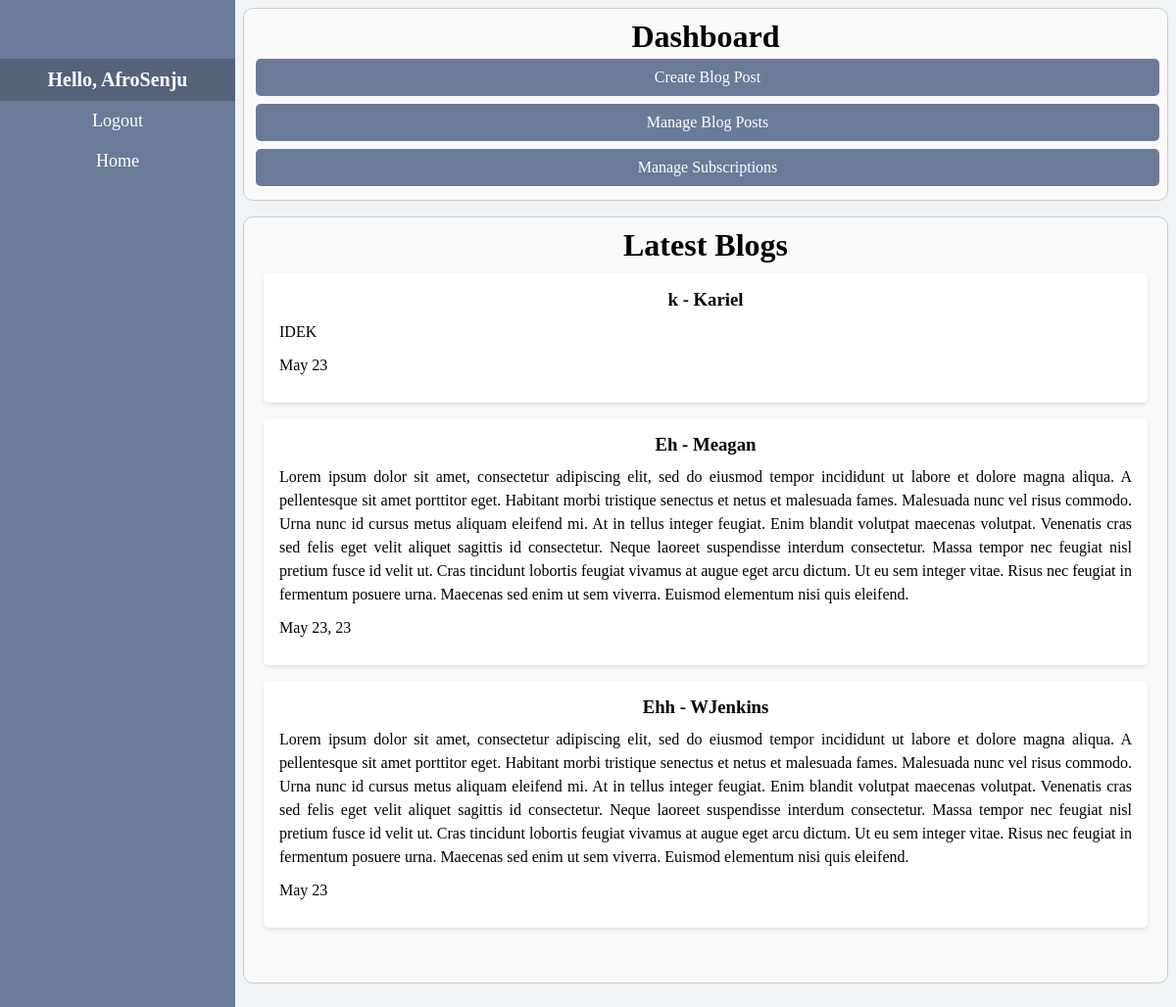
/dashboard (signed in), run on an earlier commit of the app's database.
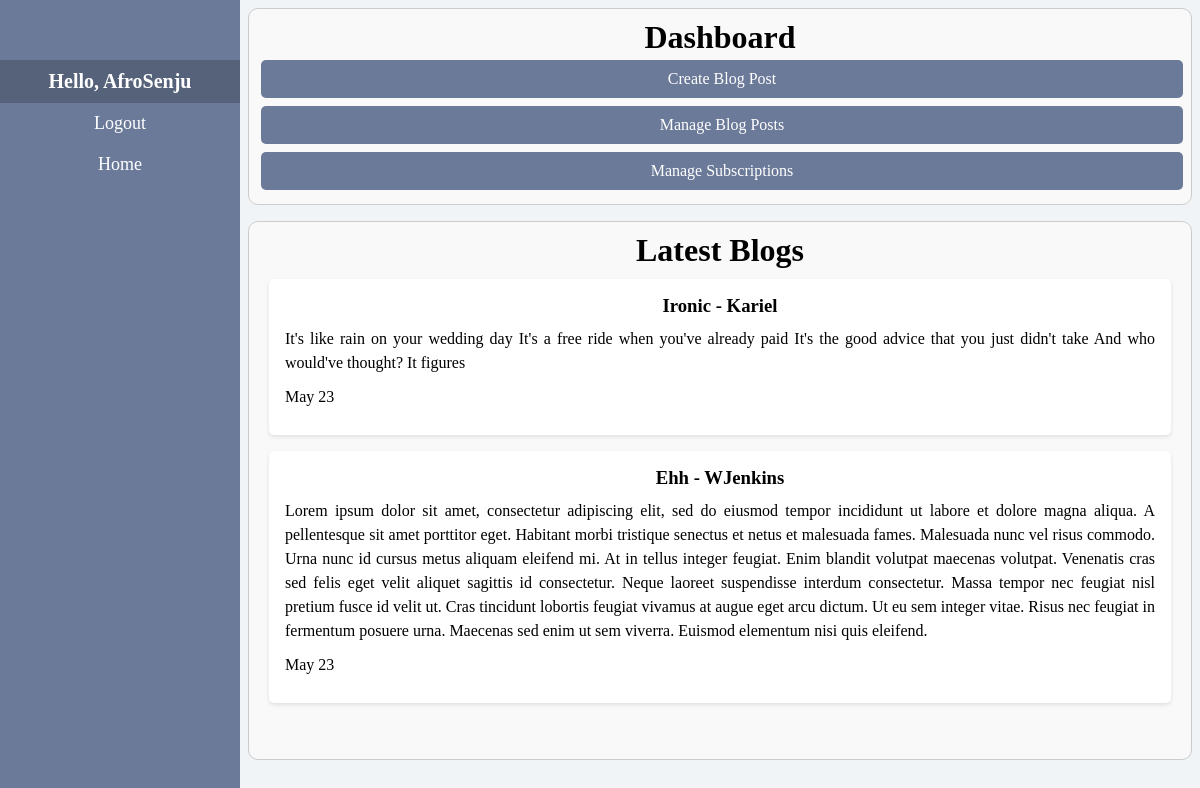
And on a later commit of the database.
### app/models.py (models this page shows, shortened)
class Posts(models.Model):
    author = models.ForeignKey(User, on_delete=models.CASCADE)
    title = models.CharField(max_length=200, default='required')
    content_creator = models.ForeignKey(YouTuber, on_delete=models.CASCADE)
    post = models.TextField()
    created_at = models.DateTimeField()

### app/views.py (the view)
# urls.py: path('dashboard', Dashboard_View, name = 'dashboard'),
@login_required(login_url='user_login')
def Dashboard_View(request:HttpRequest):
    subscribers = [user for user in find_all_subscribers(request.user)]
    posts = []
    for user in subscribers:
        youTuber = user.subscribed_to
        user = user.subscriber
        temp_post = filter_latest_post(user, youTuber)
        if temp_post is not None:
            posts.append(filter_latest_post(user, youTuber))
    try:
        user = YouTuber.objects.get(creator = request.user)
        role = view_role(request.user)
        if role.name == 'Admin':
            return render(request, 'dashboard.html', {'role':role, 'blogs':posts})
    except YouTuber.DoesNotExist:
        return render(request, 'dashboard.html')

### app/models.py (called while the page is built)
def view_role(user):
    try:
        user = UserProfile.objects.get(user = user)
        return user.role
    except:
        pass

def find_all_subscribers(creator):
    try:
        creator = YouTuber.objects.get(creator = creator)
        return Subscription.objects.filter(subscribed_to = creator)
    except:
        return []

def filter_all_posts(user, creator):
    return Posts.objects.filter(author = user, content_creator = creator)

def filter_latest_post(user, creator):
    try:
        return filter_all_posts(user, creator).latest('created_at')
    except:
        pass

### app/templates/dashboard.html (shortened to what this page needs)
{% extends "root.html" %}
{% block content %}
<div class="sidenav">
    <div class="navbar-header">Hello, {{ request.user }}</div>
    <a href="{% url 'logout' %}">Logout</a>
    <a href="{% url 'dashboard' %}">Home</a>
</div>
<div class="main">
{% block title %}
    <div class = 'full-width-container'>
        <h1>Dashboard</h1>
        <a class="action-button" href="{% url 'create_blog_post' %}">Create Blog Post</a>
        <a class="action-button" href="{% url 'view_my_blogs' %}">Manage Blog Posts</a>
        <a class="action-button" href="{% url 'subscribe' %}">Manage Subscriptions</a>
    </div>
    {% if role.name == 'Admin' %}
        {% if blogs %}
        <div class="full-width-container">
            <h1>Latest Blogs</h1>
            <form method="POST" class="form-content">
                {% for blog in blogs %}
                    {% if blog.author.username != request.user.username %}
                    {% now "Y" as current_year %}
                        <div class="blog">
                            <h3>{{ blog.title }} - {{ blog.author.username }}</h3>
                            <p>{{ blog.post }}</p>
                            {% if blog.created_at|date:"Y" == current_year %}
                                <p>{{ blog.created_at|date:"M d" }}</p>
                            {% else %}
                                <p>{{ blog.created_at|date:"M d, y" }}</p>
                            {% endif %}
                        </div>
                    {% endif %}
                {% endfor %}
            </form>
        </div>
        {% endif %}
    {% endif %}
{% endblock title %}
</div>
{% endblock content %}

What changed in the data, as far as the page shows it:
no longer on this page (row unchanged): Posts: title "k", author.username "Kariel", post "IDEK", created_at "May 23"
removed Posts: title "Eh", author.username "Meagan", post "Lorem ipsum dolor sit amet, consectetur adipiscing elit, sed do eiusmod tempor incididunt ut labore et dolore magna aliqua. A pellentesque sit amet porttitor eget. Habitant morbi tristique senectus et netus et malesuada fames. Malesuada nunc vel risus commodo. Urna nunc id cursus metus aliquam eleifend mi. At in tellus integer feugiat. Enim blandit volutpat maecenas volutpat. Venenatis cras sed felis eget velit aliquet sagittis id consectetur. Neque laoreet suspendisse interdum consectetur. Massa tempor nec feugiat nisl pretium fusce id velit ut. Cras tincidunt lobortis feugiat vivamus at augue eget arcu dictum. Ut eu sem integer vitae. Risus nec feugiat in fermentum posuere urna. Maecenas…", created_at "May 23, 23"
added Posts: title "Ironic", author.username "Kariel", post "It's like rain on your wedding day It's a free ride when you've already paid It's the good advice that you just didn't take And who would've thought? It figures", created_at "May 23"
